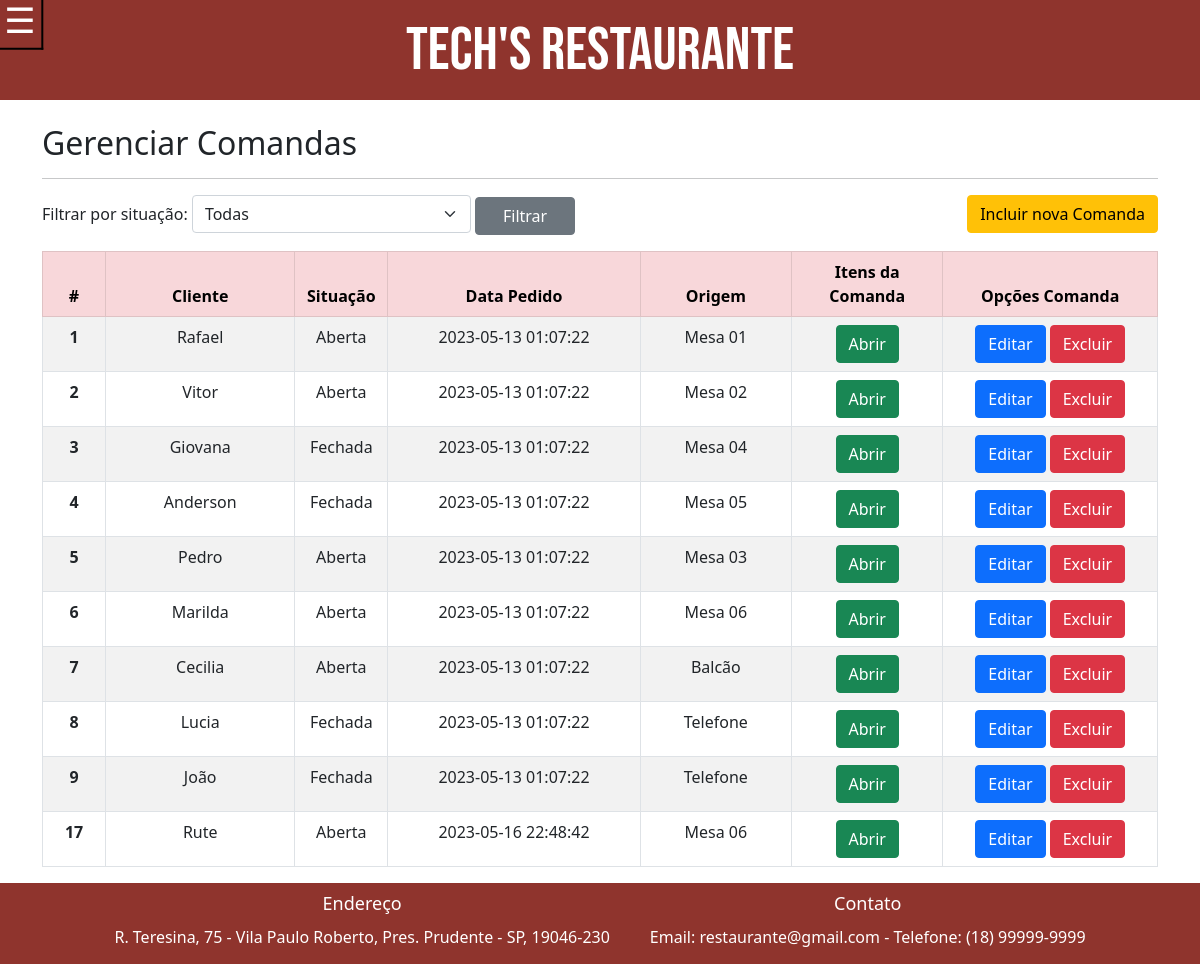
The page /comanda.php on the database its author committed.
### tables this page shows
CREATE TABLE `comanda` (
  `idComanda` int(11) NOT NULL,
  `nomeClienteComanda` varchar(50) DEFAULT NULL,
  `idOrigem` int(11) NOT NULL,
  `idSituacao` int(11) NOT NULL,
  `dataComanda` datetime NOT NULL DEFAULT current_timestamp()
);

CREATE TABLE `situacao_comanda` (
  `idSituacao` int(11) NOT NULL,
  `descricao` varchar(40) DEFAULT NULL
);

CREATE TABLE `origem_comanda` (
  `idOrigem` int(11) NOT NULL,
  `descricaoOrigem` varchar(50) DEFAULT NULL
);

### comanda.php (the view, shortened to what this page needs)
<?php
require("header.php");
require_once('connection.php');
if (isset($_POST['filtro'])) {
  $filtro = $_POST['filtro'];
  if ($filtro != "0") {
  $mysql_query = "SELECT c.*, sitComanda.descricao situacao, origem.descricaoOrigem origem
  FROM comanda c, situacao_comanda sitComanda, origem_comanda origem
  WHERE c.idSituacao = {$filtro}
  and sitComanda.idSituacao = {$filtro}
  and c.idOrigem = origem.idOrigem
  ORDER BY idComanda";
  }
  else {
    $mysql_query = "SELECT c.*, sitComanda.descricao situacao, origem.descricaoOrigem origem
    FROM comanda c, situacao_comanda sitComanda, origem_comanda origem
    WHERE c.idSituacao = sitComanda.idSituacao and c.idOrigem = origem.idOrigem
    ORDER BY idComanda";
  }
} else {
    $mysql_query = "SELECT c.*, sitComanda.descricao situacao, origem.descricaoOrigem origem
    FROM comanda c, situacao_comanda sitComanda, origem_comanda origem
    WHERE c.idSituacao = sitComanda.idSituacao and c.idOrigem = origem.idOrigem
    ORDER BY idComanda";
    }
$result = $conn->query($mysql_query);
?>
<head>
</head>
<div class="container">
  <br>
  <h2>Gerenciar Comandas</h2>
  <hr>
  <form method="post" class="mb-3">
    <div class="form-group">
      <label for="filtro">Filtrar por situação:</label>
      <select name="filtro" id="filtro" class="form-select w-25 d-inline-block">
        <option value="0">Todas</option>
      </select>
      <input type="submit" class="btn btn-secondary ms-0 d-inline-block" style="width: 100px;" value="Filtrar">
      <a href="insert-comanda.php" class="btn btn-warning d-inline-block float-end">Incluir nova Comanda</a>
    </div>
  </form>
  <table class="table table-striped table-bordered table-hover">
    <thead>
      <tr class="table-danger" style="text-align:center">
        <th scope="col" style="width: 5%;">#</th>
        <th scope="col" style="width: 15%">Cliente</th>
        <th scope="col" style="width: 5%;">Situação</th>
        <th scope="col" style="width: 20%;">Data Pedido</th>
        <th scope="col" style="width: 12%;">Origem</th>
        <th scope="col" style="width: 12%;">Itens da Comanda</th>
        <th scope="col" style="width: 17%;">Opções Comanda</th>
      </tr>
    </thead>
    <tbody>
      <?php while($data = mysqli_fetch_array($result)) { ?>
      <tr>
        <th scope="row" style="text-align:center"><?php echo $data['idComanda']; ?></th>
        <td style="text-align:center"><?php echo $data['nomeClienteComanda']; ?></td>
        <td style="text-align:center"><?php echo $data['situacao']; ?></td>
        <td style="text-align:center"><?php echo $data['dataComanda'];  ?></td>
        <td style="text-align:center"><?php echo $data['origem'];  ?></td>
        <td style="text-align:center">
            <a href="insert-item_comanda.php?idComanda=<?php echo $data['idComanda']; ?> "type="button" class="btn btn-success d-inline-block">Abrir</a>
        </td>
        <td style="text-align:center">
          <a href="update-comanda.php?idComanda=<?php echo $data['idComanda']; ?> "type="button" class="btn btn-primary">Editar</a>
          <a href="delete-comanda.php?idComanda=<?php echo $data['idComanda']; ?>" button type="button" class="btn btn-danger">Excluir</a>
        </td>
      </tr>
      <?php } ?>
    </tbody>
  </table>
</div>
<?php require("footer.php"); ?>

### rows shown on the page
comanda: idComanda "1", nomeClienteComanda "Rafael", idSituacao.descricao "Aberta", dataComanda "2023-05-13 01:07:22", idOrigem.descricaoOrigem "Mesa 01"
comanda: idComanda "2", nomeClienteComanda "Vitor", idSituacao.descricao "Aberta", dataComanda "2023-05-13 01:07:22", idOrigem.descricaoOrigem "Mesa 02"
comanda: idComanda "3", nomeClienteComanda "Giovana", idSituacao.descricao "Fechada", dataComanda "2023-05-13 01:07:22", idOrigem.descricaoOrigem "Mesa 04"
comanda: idComanda "4", nomeClienteComanda "Anderson", idSituacao.descricao "Fechada", dataComanda "2023-05-13 01:07:22", idOrigem.descricaoOrigem "Mesa 05"
comanda: idComanda "5", nomeClienteComanda "Pedro", idSituacao.descricao "Aberta", dataComanda "2023-05-13 01:07:22", idOrigem.descricaoOrigem "Mesa 03"
comanda: idComanda "6", nomeClienteComanda "Marilda", idSituacao.descricao "Aberta", dataComanda "2023-05-13 01:07:22", idOrigem.descricaoOrigem "Mesa 06"
comanda: idComanda "7", nomeClienteComanda "Cecilia", idSituacao.descricao "Aberta", dataComanda "2023-05-13 01:07:22", idOrigem.descricaoOrigem "Balcão"
comanda: idComanda "8", nomeClienteComanda "Lucia", idSituacao.descricao "Fechada", dataComanda "2023-05-13 01:07:22", idOrigem.descricaoOrigem "Telefone"
comanda: idComanda "9", nomeClienteComanda "João", idSituacao.descricao "Fechada", dataComanda "2023-05-13 01:07:22", idOrigem.descricaoOrigem "Telefone"
comanda: idComanda "17", nomeClienteComanda "Rute", idSituacao.descricao "Aberta", dataComanda "2023-05-16 22:48:42", idOrigem.descricaoOrigem "Mesa 06"
